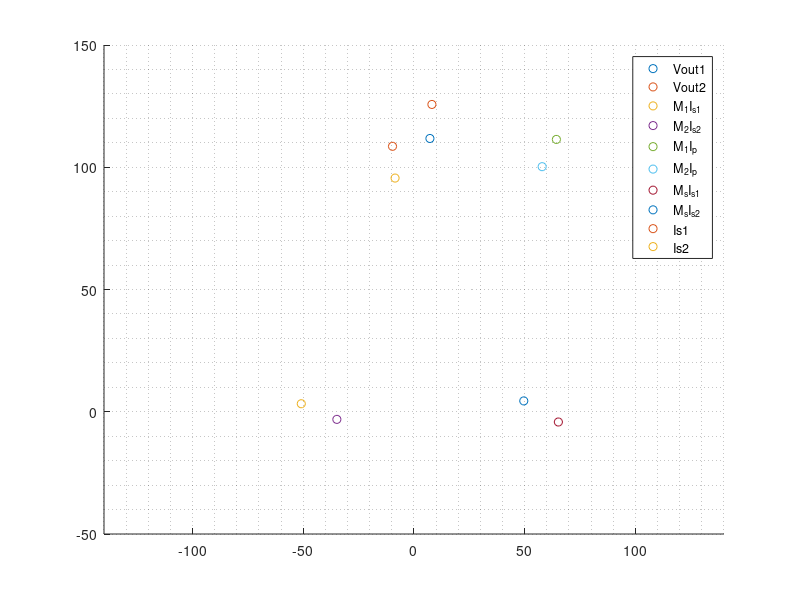

The MATLAB script that drew this image:
w=2*pi*150e3;
Lp= 107.42e-6;
Ls=68.8e-6;
M1= 17.19e-6;
M2 = 15.47e-6;
Ms=-0.32*Ls;
Ip=7.9385;
Is1=3.1487;
Is2=2.399;
alfa=86.32;
beta=95.11;
theta=-30;

Vout1_m=112;
Vout1_a=86.32*(2*pi/360);
Vout2_m=109;
Vout2_a=95.11*(2*pi/360);

jwm2Is2_m=w*M2*Is2;
jwm2Is2_a=(beta+90)*(2*pi/360);

jwm1Is1_m=w*M1*Is1;
jwm1Is1_a=(alfa+90)*(2*pi/360);

jwm1Ip_m=w*M1*Ip;
jwm1Ip_a=(theta+90)*(2*pi/360);

jwm2Ip_m=w*M2*Ip;
jwm2Ip_a=(theta+90)*(2*pi/360);

jwmsIs1_m=w*Ms*Is1;
jwmsIs1_a=(alfa+90)*(2*pi/360);

jwmsIs2_m=w*Ms*Is2;
jwmsIs2_a=(beta+90)*(2*pi/360);

Vout1_v=Vout1_m*exp(1i*Vout1_a);
Vout2_v=Vout2_m*exp(1i*Vout2_a);
jwm1Is1_v=jwm1Is1_m*exp(1i*jwm1Is1_a);
jwm2Is2_v=jwm2Is2_m*exp(1i*jwm2Is2_a);
jwm1Ip_v=jwm1Ip_m*exp(1i*jwm1Ip_a);
jwm2Ip_v=jwm2Ip_m*exp(1i*jwm2Ip_a);
jwmsIs1_v=jwmsIs1_m*exp(1i*jwmsIs1_a);
jwmsIs2_v=jwmsIs2_m*exp(1i*jwmsIs2_a);
is1_v=Is1*40*exp(1i*alfa*2*pi/360);
is2_v=Is2*40*exp(1i*beta*2*pi/360);
figure;
scatter(real(Vout1_v), imag(Vout1_v));
hold on;
scatter(real(Vout2_v), imag(Vout2_v));
hold on;
scatter(real(jwm1Is1_v), imag(jwm1Is1_v));
hold on;
scatter(real(jwm2Is2_v), imag(jwm2Is2_v));
hold on;
scatter(real(jwm1Ip_v), imag(jwm1Ip_v));
hold on;
scatter(real(jwm2Ip_v), imag(jwm2Ip_v));
hold on;
scatter(real(jwmsIs1_v), imag(jwmsIs1_v));
hold on;
scatter(real(jwmsIs2_v), imag(jwmsIs2_v));
hold on;
scatter(real(is1_v), imag(is1_v));
hold on;
scatter(real(is2_v), imag(is2_v));
xlim([-140 140]);
grid minor;
legend("Vout1","Vout2","M_{1}I_{s1}","M_{2}I_{s2}","M_{1}I_{p}","M_{2}I_{p}","M_{s}I_{s1}","M_{s}I_{s2}","Is1","Is2")